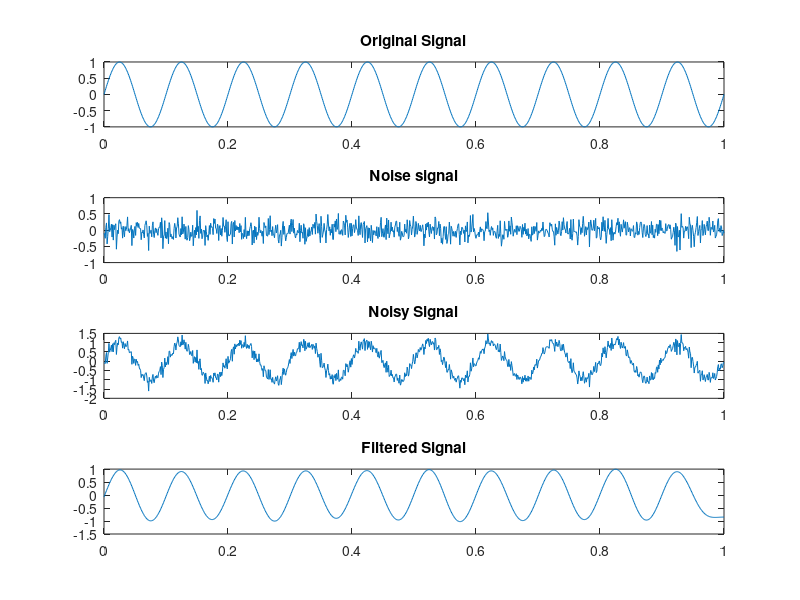

This chart was generated by the following MATLAB code: (Note: this script raises an error after producing the figure.)
%pdsp proj2

Fs=1000; %sampling frequency
t=0:1/Fs:1;% time vector
y=sin(2*pi*10*t);% sine wave
noise=0.2*randn(size(y));%noise using inbuilt function randn
y_noisy=sin(2*pi*10*t)+noise;
order=4;      
cutoff=15;% cuttoff frequency 
[b,a]=butter(order,cutoff/(Fs/2),'low');% we send the order,the normalized frequency and the low pass filter  
y_filtered=filtfilt(b,a,y_noisy);%[ filters the signal without phase delay]
figure;
% plotting all the signals
subplot(411);
plot(t,y);
title('Original Signal');
subplot(412);
plot(t,noise);
title('Noise signal')
subplot(413);
plot(t,y_noisy);
title('Noisy Signal');
subplot(414);
plot(t,y_filtered);
title('Filtered Signal');
%calculating the snr of all 3 signals
snr_original=snr(y,Fs);
snr_noisy=snr(y_noisy,Fs);
snr_filtered=snr(y_filtered,Fs);
fprintf('SNR of original signal %.2f dB\n', snr_original);
fprintf('SNR of signal with noise: %.2f dB\n', snr_noisy);
fprintf('SNR of the filtered signal: %.2f dB\n', snr_filtered);